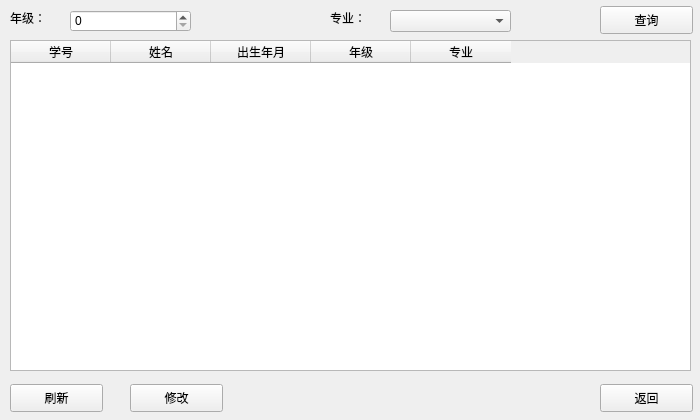
<?xml version="1.0" encoding="UTF-8"?>
<ui version="4.0">
 <class>Studentinfo</class>
 <widget class="QWidget" name="Studentinfo">
  <property name="geometry">
   <rect>
    <x>0</x>
    <y>0</y>
    <width>700</width>
    <height>420</height>
   </rect>
  </property>
  <property name="windowTitle">
   <string>Form</string>
  </property>
  <widget class="QTableWidget" name="tableWidget">
   <property name="geometry">
    <rect>
     <x>10</x>
     <y>40</y>
     <width>681</width>
     <height>331</height>
    </rect>
   </property>
   <column>
    <property name="text">
     <string>学号</string>
    </property>
   </column>
   <column>
    <property name="text">
     <string>姓名</string>
    </property>
   </column>
   <column>
    <property name="text">
     <string>出生年月</string>
    </property>
   </column>
   <column>
    <property name="text">
     <string>年级</string>
    </property>
   </column>
   <column>
    <property name="text">
     <string>专业</string>
    </property>
   </column>
  </widget>
  <widget class="QPushButton" name="pushButton">
   <property name="geometry">
    <rect>
     <x>10</x>
     <y>384</y>
     <width>93</width>
     <height>28</height>
    </rect>
   </property>
   <property name="text">
    <string>刷新</string>
   </property>
  </widget>
  <widget class="QPushButton" name="pushButton_2">
   <property name="geometry">
    <rect>
     <x>130</x>
     <y>384</y>
     <width>93</width>
     <height>28</height>
    </rect>
   </property>
   <property name="text">
    <string>修改</string>
   </property>
  </widget>
  <widget class="QPushButton" name="pushButton_3">
   <property name="geometry">
    <rect>
     <x>600</x>
     <y>384</y>
     <width>93</width>
     <height>28</height>
    </rect>
   </property>
   <property name="text">
    <string>返回</string>
   </property>
  </widget>
  <widget class="QComboBox" name="comboBox">
   <property name="geometry">
    <rect>
     <x>390</x>
     <y>10</y>
     <width>121</width>
     <height>22</height>
    </rect>
   </property>
  </widget>
  <widget class="QLabel" name="label">
   <property name="geometry">
    <rect>
     <x>10</x>
     <y>10</y>
     <width>51</width>
     <height>16</height>
    </rect>
   </property>
   <property name="text">
    <string>年级：</string>
   </property>
  </widget>
  <widget class="QLabel" name="label_2">
   <property name="geometry">
    <rect>
     <x>330</x>
     <y>10</y>
     <width>51</width>
     <height>16</height>
    </rect>
   </property>
   <property name="text">
    <string>专业：</string>
   </property>
  </widget>
  <widget class="QPushButton" name="pushButton_4">
   <property name="geometry">
    <rect>
     <x>600</x>
     <y>6</y>
     <width>93</width>
     <height>28</height>
    </rect>
   </property>
   <property name="text">
    <string>查询</string>
   </property>
  </widget>
  <widget class="QSpinBox" name="spinBox">
   <property name="geometry">
    <rect>
     <x>70</x>
     <y>10</y>
     <width>121</width>
     <height>22</height>
    </rect>
   </property>
  </widget>
 </widget>
 <resources/>
 <connections/>
</ui>
